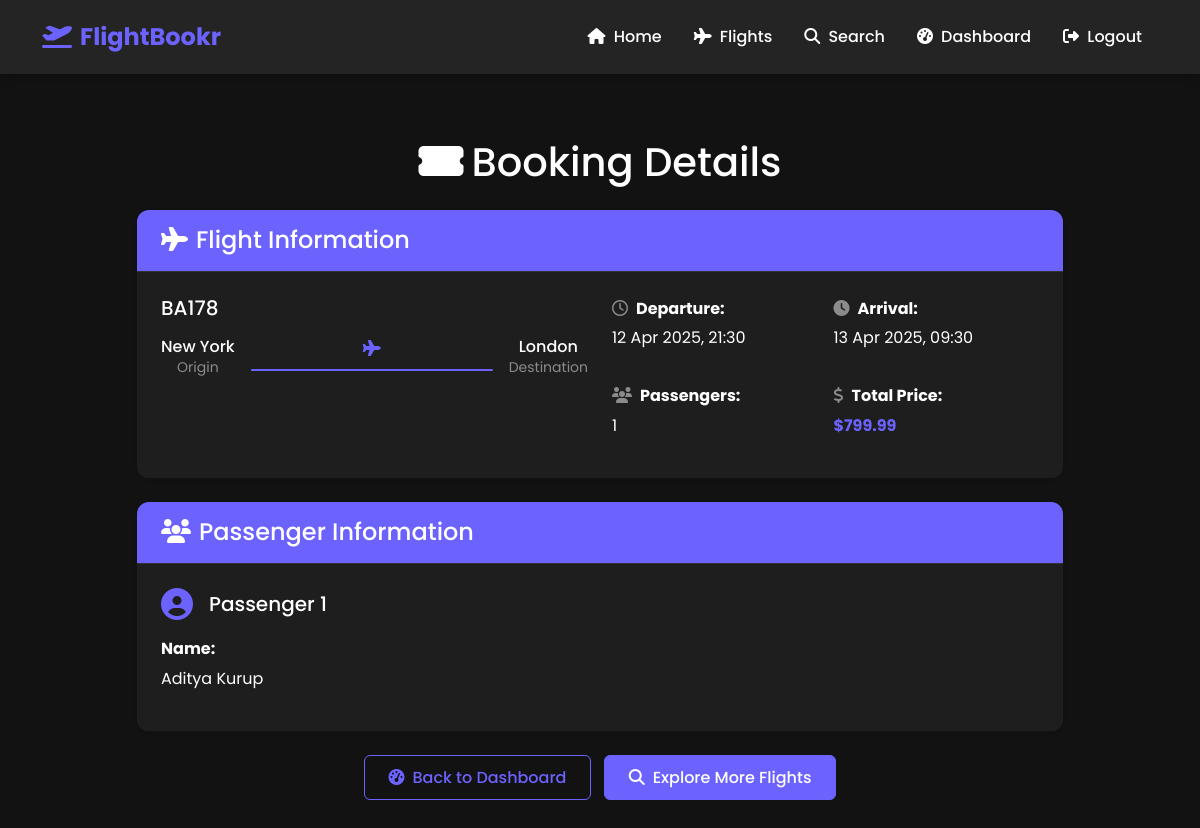
/booking_details/1 (signed in), run on the app's committed database.
### tables this page shows
CREATE TABLE flights (
        id INTEGER PRIMARY KEY AUTOINCREMENT,
        flight_number TEXT NOT NULL,
        origin TEXT NOT NULL,
        destination TEXT NOT NULL,
        departure_time TIMESTAMP NOT NULL,
        arrival_time TIMESTAMP NOT NULL,
        price REAL NOT NULL,
        total_seats INTEGER NOT NULL,
        available_seats INTEGER NOT NULL
    );

CREATE TABLE bookings (
        id INTEGER PRIMARY KEY AUTOINCREMENT,
        user_id INTEGER NOT NULL,
        flight_id INTEGER NOT NULL,
        booking_date TIMESTAMP DEFAULT CURRENT_TIMESTAMP,
        total_passengers INTEGER NOT NULL,
        total_price REAL NOT NULL,
        FOREIGN KEY (user_id) REFERENCES users (id),
        FOREIGN KEY (flight_id) REFERENCES flights (id)
    );

CREATE TABLE passengers (
        id INTEGER PRIMARY KEY AUTOINCREMENT,
        booking_id INTEGER NOT NULL,
        first_name TEXT NOT NULL,
        last_name TEXT NOT NULL,
        date_of_birth TEXT,
        passport_number TEXT,
        phone_number TEXT,
        FOREIGN KEY (booking_id) REFERENCES bookings (id)
    );

### app.py (the view)
    def wrapped_view(**kwargs):
        if 'user_id' not in session:
            flash('Please log in to access this page', 'danger')
            return redirect(url_for('login'))
        return view(**kwargs)

### app.py (called while the page is built)
def login_required(view):
    def wrapped_view(**kwargs):
        if 'user_id' not in session:
            flash('Please log in to access this page', 'danger')
            return redirect(url_for('login'))
        return view(**kwargs)
    wrapped_view.__name__ = view.__name__
    return wrapped_view

@app.route('/booking_details/<int:booking_id>')
@login_required
def booking_details(booking_id):
    booking_info = get_booking_details(booking_id)
    if not booking_info or booking_info['booking']['user_id'] != session['user_id']:
        flash('Booking not found or access denied', 'danger')
        return redirect(url_for('dashboard'))
    return render_template('booking_details.html',
                          booking=booking_info['booking'],
                          passengers=booking_info['passengers'])

@app.template_filter('date_format')
def date_format(value, format='%Y-%m-%d %H:%M'):
    if value is None:
        return ""
    if isinstance(value, str):
        try:
            for fmt in ['%Y-%m-%d %H:%M:%S', '%Y-%m-%d %H:%M:%S.%f', '%Y-%m-%d %H:%M']:
                try:
                    value = datetime.strptime(value, fmt)
                    break
                except ValueError:
                    continue
        except Exception as e:
            print(f"Error parsing date: {e}")
            return value
    try:
        return value.strftime(format)
    except Exception as e:
        print(f"Error formatting date: {e}")
        return str(value)

### booking.py (called while the page is built)
def get_booking_details(booking_id):
    conn = get_db_connection()
    cursor = conn.cursor()
    cursor.execute(
        """
        SELECT b.*, f.flight_number, f.origin, f.destination,
        f.departure_time, f.arrival_time, f.price
        FROM bookings b
        JOIN flights f ON b.flight_id = f.id
        WHERE b.id = ?
        """,
        (booking_id,)
    )
    booking = cursor.fetchone()
    if not booking:
        conn.close()
        return None
    cursor.execute(
        "SELECT * FROM passengers WHERE booking_id = ?",
        (booking_id,)
    )
    passengers = [dict(passenger) for passenger in cursor.fetchall()]
    conn.close()
    return {
        'booking': dict(booking),
        'passengers': passengers
    }

### db.py (called while the page is built)
def get_db_connection():
    conn = sqlite3.connect(DATABASE_PATH)
    conn.row_factory = sqlite3.Row
    return conn

### templates/booking_details.html (shortened to what this page needs)
{% extends 'base.html' %}
{% block content %}
<div class="container py-5">
    <div class="row justify-content-center">
        <div class="col-lg-10">
            <h1 class="text-center mb-4"><i class="fas fa-ticket-alt me-2"></i>Booking Details</h1>
            <div class="card shadow-sm border-0 mb-4">
                <div class="card-header bg-primary text-white py-3">
                    <h2 class="h4 m-0"><i class="fas fa-plane me-2"></i>Flight Information</h2>
                </div>
                <div class="card-body p-4">
                    <div class="row">
                        <div class="col-md-6">
                            <div class="mb-4">
                                <h3 class="h5">{{ booking.flight_number }}</h3>
                                <div class="d-flex align-items-center mt-3">
                                    <div class="text-center me-3">
                                        <h4 class="h6 mb-0">{{ booking.origin }}</h4>
                                        <p class="small text-muted mb-0">Origin</p>
                                    </div>
                                    <div class="flex-grow-1 text-center">
                                        <i class="fas fa-plane text-primary"></i>
                                        <div class="progress my-2" style="height: 2px;">
                                            <div class="progress-bar bg-primary" role="progressbar" style="width: 100%"></div>
                                        </div>
                                    </div>
                                    <div class="text-center ms-3">
                                        <h4 class="h6 mb-0">{{ booking.destination }}</h4>
                                        <p class="small text-muted mb-0">Destination</p>
                                    </div>
                                </div>
                            </div>
                        </div>
                        <div class="col-md-6">
                            <div class="row g-3">
                                <div class="col-sm-6">
                                    <p class="mb-1"><strong><i class="far fa-clock me-2 text-muted"></i>Departure:</strong></p>
                                    <p>{{ booking.departure_time|date_format('%d %b %Y, %H:%M') }}</p>
                                </div>
                                <div class="col-sm-6">
                                    <p class="mb-1"><strong><i class="fas fa-clock me-2 text-muted"></i>Arrival:</strong></p>
                                    <p>{{ booking.arrival_time|date_format('%d %b %Y, %H:%M') }}</p>
                                </div>
                                <div class="col-sm-6">
                                    <p class="mb-1"><strong><i class="fas fa-users me-2 text-muted"></i>Passengers:</strong></p>
                                    <p>{{ booking.total_passengers }}</p>
                                </div>
                                <div class="col-sm-6">
                                    <p class="mb-1"><strong><i class="fas fa-dollar-sign me-2 text-muted"></i>Total Price:</strong></p>
                                    <p class="text-primary fw-bold">${{ booking.total_price }}</p>
                                </div>
                            </div>
                        </div>
                    </div>
                </div>
            </div>
            <div class="card shadow-sm border-0">
                <div class="card-header bg-primary text-white py-3">
                    <h2 class="h4 m-0"><i class="fas fa-users me-2"></i>Passenger Information</h2>
                </div>
                <div class="card-body p-0">
                    <div class="list-group list-group-flush">
                        {% for passenger in passengers %}
                        <div class="list-group-item p-4">
                            <div class="d-flex align-items-center mb-3">
                                <i class="fas fa-user-circle fa-2x text-primary me-3"></i>
                                <h3 class="h5 mb-0">Passenger {{ loop.index }}</h3>
                            </div>
                            <div class="row g-3">
                                <div class="col-md-6">
                                    <p class="mb-1"><strong>Name:</strong></p>
                                    <p>{{ passenger.first_name }} {{ passenger.last_name }}</p>
                                </div>
                            </div>
                        </div>
                        {% endfor %}
                    </div>
                </div>
            </div>
            <div class="text-center mt-4">
                <a href="{{ url_for('dashboard') }}" class="btn btn-outline-primary me-2">
                    <i class="fas fa-tachometer-alt me-2"></i>Back to Dashboard
                </a>
                <a href="{{ url_for('flights') }}" class="btn btn-primary">
                    <i class="fas fa-search me-2"></i>Explore More Flights
                </a>
            </div>
        </div>
    </div>
</div>
{% endblock %}

### static/css/style.css (style rules this page uses)
:root { --primary-color: #6c63ff; --primary-color-dark: #5046e5; --secondary-color: #4a47a3; --accent-color: #ff6b6b; --dark-bg: #121212; --card-bg: #1e1e1e; --header-bg: #242424; --card-header: #2a2a2a; --text-primary: #ffffff; --text-secondary: #b3b3b3; --text-muted: #8b8b8b; --border-color: #333333; --hover-color: #7367ff; --success-color: #4caf50; --info-color: #2196f3; --warning-color: #ff9800; --danger-color: #f44336; }
body { font-family: 'Poppins', sans-serif; line-height: 1.6; color: var(--text-primary); background-color: var(--dark-bg); }
.card { border: none; border-radius: 12px; box-shadow: 0 5px 15px rgba(0, 0, 0, 0.3); overflow: hidden; transition: transform 0.3s, box-shadow 0.3s; margin-bottom: 1.5rem; background-color: var(--card-bg); }
.card-header { background-color: var(--card-header); color: var(--text-primary); font-weight: 600; padding: 1rem 1.5rem; border-bottom: 1px solid var(--border-color); }
.card-body { padding: 1.5rem; background-color: var(--card-bg); color: var(--text-primary); }
.btn { padding: 0.6rem 1.5rem; border-radius: 6px; font-weight: 500; transition: all 0.3s; }
.btn-primary { background-color: var(--primary-color); border-color: var(--primary-color); color: white; }
.btn-outline-primary { color: var(--primary-color); border-color: var(--primary-color); background-color: transparent; }
.bg-primary { background-color: var(--primary-color) !important; }
.list-group-item { background-color: var(--card-bg); border-color: var(--border-color); color: var(--text-primary); }
.text-primary { color: var(--primary-color) !important; }
.text-muted { color: var(--text-muted) !important; }
.text-white { color: var(--text-primary) !important; }
.progress { background-color: var(--border-color); }
.progress-bar { background-color: var(--primary-color); }

### data on the page
flights: flight_number "BA178", origin "New York", destination "London", departure_time "12 Apr 2025, 21:30", arrival_time "13 Apr 2025, 09:30"
bookings: total_passengers "1", total_price "799.99"
passengers: first_name "Aditya", last_name "Kurup"
